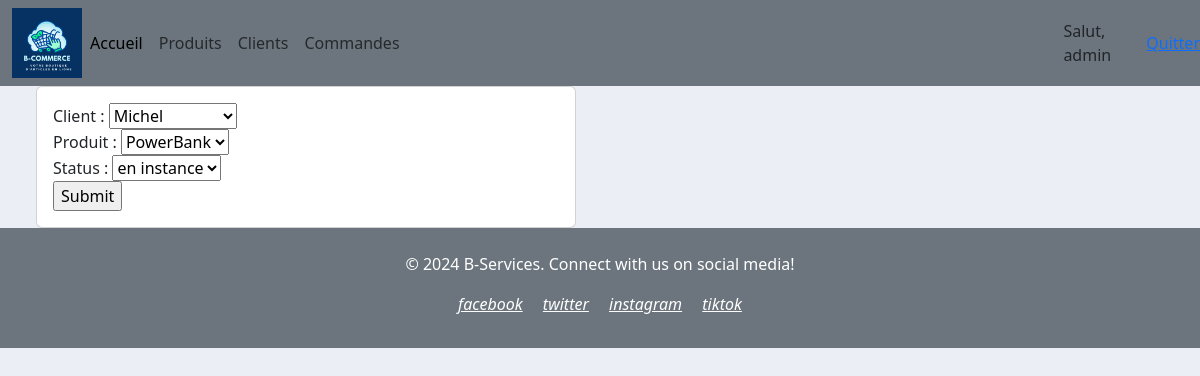
Page /commande/modifier_commande/2 (signed in) on the committed database.
### commande/models.py (models this page shows)
class Commande(models.Model):
    STATUS = (('en instance', 'en instance'),
              ('non livré', 'non livré'),
              ('livré', 'livré'))
    client = models.ForeignKey(Client, null=True, on_delete=models.SET_NULL)
    produit = models.ForeignKey(Produit, null=True, on_delete=models.SET_NULL)
    status = models.CharField(max_length=200, null=True, choices=STATUS)
    date_creation = models.DateTimeField(auto_now_add=True)

### commande/views.py (the view)
# urls.py: path('modifier_commande/<str:pk>', views.modifier_commande, name='modifier_commande'),
@login_required(login_url='acces')
def modifier_commande(request,pk):
    commande = Commande.objects.get(id=pk)
    form = CommandeForm(instance=commande)
    if request.method == 'POST':
        form = CommandeForm(request.POST,instance=commande)
        if form.is_valid():
            form.save()
            return redirect('/')
    context = {'form': form}
    return render(request, 'commande/ajouter_commande.html', context)

### commande/forms.py
class CommandeForm(ModelForm):
    class Meta:
        model = Commande
        fields = '__all__'

### client/models.py (called while the page is built)
    def __str__(self):
        return self.nom

### produit/models.py (called while the page is built)
    def __str__(self):
        return self.nom

### templates/commande/ajouter_commande.html (shortened to what this page needs)
{% extends 'main.html' %}
{% block content %}
<div class="row px-4">
    <div class="col-md-6 px-4">
        <div class="card card-body">
<form action="" method="POST">
    {{ form}}
    <input type="submit" name="Envoyer">
</form>
        </div>
    </div>
</div>
{% endblock %}

### templates/base/navbar.html (shortened to what this page needs)
{% load static %}
<nav class="navbar navbar-expand-lg navbar-info bg-secondary">
  <div class="container-fluid">
    <img src="{% static 'images/articleLogo.png' %}" alt="Logo" style="height: 70px;">
    <div class="collapse navbar-collapse" id="navbarNav">
      <ul class="navbar-nav">
        <li class="nav-item">
          <a class="nav-link active" aria-current="page" href="#">Accueil</a>
        </li>
        <li class="nav-item">
          <a class="nav-link" href="#">Produits</a>
        </li>
        <li class="nav-item">
          <a class="nav-link" href="#">Clients</a>
        </li>
        <li class="nav-item">
          <a class="nav-link" href="#">Commandes</a>
        </li>
      </ul>
    </div>
  </div>
  <span>Salut, {{request.user }} </span>
  <span> <a href="{% url 'quitter' %}">Quitter</a></span>
</nav>

### static/css/main.css (style rules this page uses)
body { background-color: #ebeff5; }

### rows in the picture
Commande: client "Michel", produit "PowerBank", status "en instance"

### other values in the picture
{{ request.user }} "admin"
